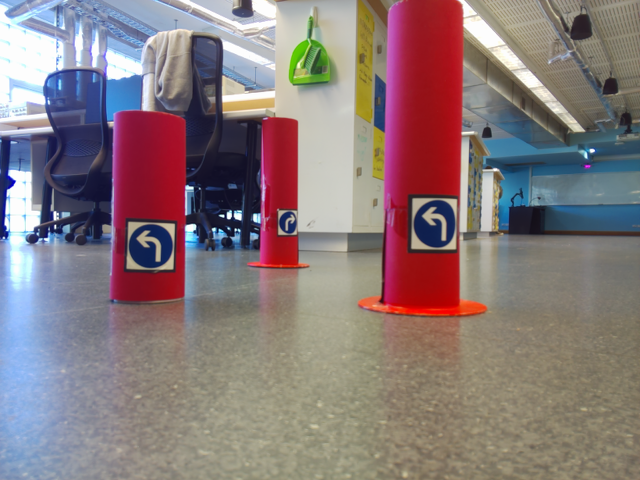
#> input picture ass2/traffic_cone_images/tc1.png, 640 x 480 px, given as the content of the folder ../traffic_cone_images/tc1.png, which was not available
$ python -i detect_cone.py   (imports and definitions only)
#> lines starting #> are read from the running program, lines starting #| are printed output that depends on the picture; after the words box and inside, x2 and y2 are one past the last pixel; in counts of white or black regions, pixels touching at a corner belong together; pictures that were not available may be replaced by others from this repository, and a replacement may not be noted
# detect_cylinder.py
# It detects traffic cones in the image by the following process:
# 1) Uses HSV mask to find all the red objects - Note: It is possible that the HSV mask finds red objects that are not cones.
# Therefore, to improve the robustness, the process does not rely mainly on HSV colour masking.
# 2) Obtains the contour around the detected red objects and draws a bounding box rectangle
# 3) Checks whether the the bounding box height > width. If false, reject this contour.
# 4) Estimates a line along the left and right sides of the contour. Check if this line is near-vertical. If false, reject this contour
#--------------------------------------

# Imports
from __future__ import annotations
from pathlib import Path
import cv2
import matplotlib.pyplot as plt
import numpy as np

# Output paths
GRID_OUTPUT_PATH = Path("visualise_results.png")


def detect_cone(dataset_path: str | Path):
    # Load in the image dataset
#> called with dataset_path = '../traffic_cone_images/tc1.png'
    dataset_path = Path(dataset_path)
    # Checking if the dataset path was given correctly, otherwise raise error
    if not dataset_path.exists():
        raise FileNotFoundError(f"Dataset path does not exist: {dataset_path}")

    # Create an array that stores the images
    img_dataset = []
    image_filenames = []
    for file_path in sorted(dataset_path.rglob("*")):
        if file_path.is_file() and file_path.suffix.lower() == ".png":
            image_bgr = cv2.imread(str(file_path))
#> image_bgr is the input picture: shape (480, 640, 3); mean B, G, R 122.8, 121.2, 136.4
            img_dataset.append(image_bgr)
            image_filenames.append(file_path.name)

    #----------------------- MAIN IMAGE PROCESSING LOGIC FOR CYLINDER DETECTION ---------------------------------------------#

    # For every image in the image dataset, 1) convert from BGR to HSV, and 2) apply the HSV segmentation mask,
    # 3) draw a bounding box around the pixels that are TRUE from the mask

    # At every step of the method, we will save the output to processed_dataset so we can visualise later.
    processed_dataset = []
    cone_detections_by_image = {}
    for image_filename, image_bgr in zip(image_filenames, img_dataset):
        image_hsv = cv2.cvtColor(image_bgr, cv2.COLOR_BGR2HSV)   # we want to view images in HSV format

        # Create the binary mask for red pixels by only checking pixels that fall in the HSV ranges as selected (see below)
        red_mask = create_red_cylinder_mask(image_hsv)

        # Find the contour around the red pixels
        contours, _ = cv2.findContours(red_mask, cv2.RETR_EXTERNAL, cv2.CHAIN_APPROX_SIMPLE)

        # Since it possible that we may have found red objects that are not the traffic cylinders,
        # we further check two conditions on this contour: 1) its bounding box height > width,
        # 2) compact within its bounding box, 3)
        cylinder_contours = [] # will only have contours that pass all the conditions
        for contour in contours:
            box = cv2.boundingRect(contour) # compute the reactangle bounding box
        # the contour should pass these conditions to classify as the traffic cylinder
            if contour_looks_tall_and_compact(contour, box) and contour_has_vertical_side_structure(contour, box):
                cylinder_contours.append(contour)

        #--------------------- THIS IS USED FOR DISTANCE POSITION -----------------------------------------------#
        cone_detections = build_cone_detections(cylinder_contours)
        #--------------------------------------------------------------------------------------------------------#
        processed_dataset.append(
            {
                "image_filename": image_filename,
                "image_bgr": image_bgr,
                "image_hsv": image_hsv,
                "red_mask": red_mask,
                "contours": contours,
                "cone_detections": cone_detections,
            }
        )
        cone_detections_by_image[image_filename] = cone_detections
#> this loop made 1 pass
#> (image_filename, lower_red_1 in create_red_cylinder_mask, upper_red_1 in create_red_cylinder_mask, lower_red_2 in create_red_cylinder_mask, upper_red_2 in create_red_cylinder_mask) on pass 1: ('tc1.png', [0, 160, 60], [15, 255, 255], [155, 160, 60], [179, 255, 255])
#> pass 1, in create_red_cylinder_mask, `mask_1 = cv2.inRange(image_hsv, lower_red_1, upper_red_1)`:
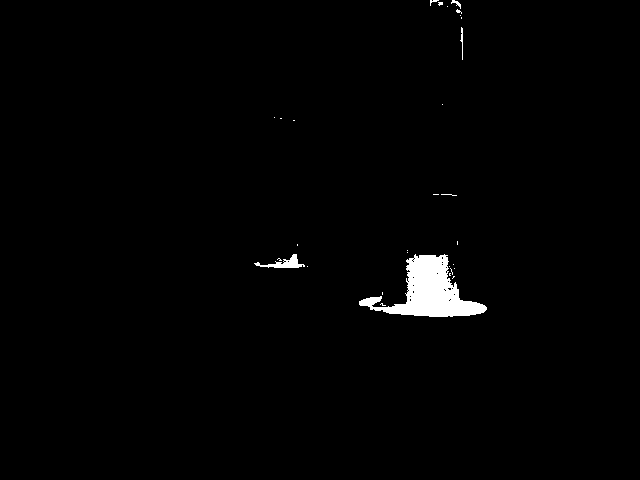
#> mask_1: shape (480, 640); 1.3% white; 30 white regions (25 under 20 px), largest, box (x1, y1, x2, y2) and area: (359, 254, 487, 317) 3545, (254, 254, 305, 268) 272, (460, 27, 463, 60) 47, (451, 0, 461, 9) 34, (430, 0, 439, 6) 20
#> pass 1, in create_red_cylinder_mask, `mask = cv2.bitwise_or(mask_1, mask_2)`:
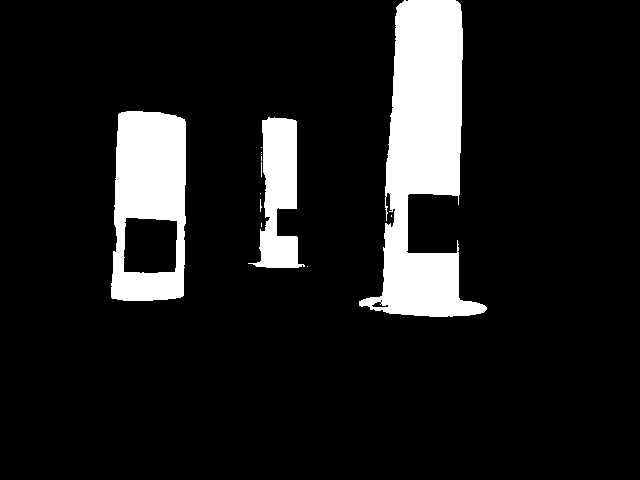
#> mask: shape (480, 640); 11.4% white; 13 white regions (10 under 20 px), largest, box (x1, y1, x2, y2) and area: (359, 0, 487, 317) 20084, (111, 111, 186, 301) 10385, (248, 117, 305, 268) 4596
#> after the loop:
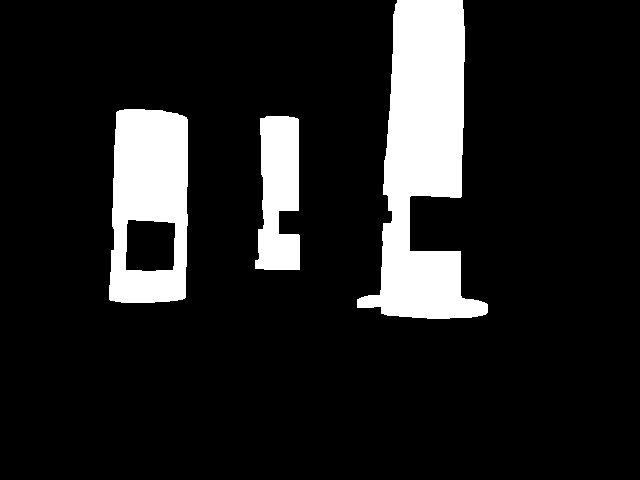
#> red_mask: shape (480, 640); 12.8% white; 3 white regions, box (x1, y1, x2, y2) and area: (357, 0, 488, 319) 21932, (109, 109, 188, 303) 11888, (255, 116, 300, 270) 5456
#> after the loop, cone_detections_by_image = 1 item; processed_dataset = 1 item

    # Save the outputs onto grid image so we can visualise easily
    visualise_results(processed_dataset, GRID_OUTPUT_PATH)
    print(f"Saved 6 x 6 extraction grid to: {GRID_OUTPUT_PATH}")
    return cone_detections_by_image


# Creates the binary mask for traffic cylinder pixels
# The mask only has the pixels that are inside the chosen red HSV ranges
# the red HSV ranges were chosen by VISUALLY INSPECTING the generated HSV plot from hsv_plot.py
def create_red_cylinder_mask(image_hsv: np.ndarray):
    # The colour red wraps around the HSV colour space, therefore we have a lower and upper range
    lower_red_1 = np.array([0, 160, 60], dtype=np.uint8)
    upper_red_1 = np.array([15, 255, 255], dtype=np.uint8)

    lower_red_2 = np.array([155, 160, 60], dtype=np.uint8)
    upper_red_2 = np.array([179, 255, 255], dtype=np.uint8)

    mask_1 = cv2.inRange(image_hsv, lower_red_1, upper_red_1)
    mask_2 = cv2.inRange(image_hsv, lower_red_2, upper_red_2)
    mask = cv2.bitwise_or(mask_1, mask_2)   # Combine the lower and higher ranges

    # Morphological steps to clean up the mask
    open_kernel = np.ones((5, 5), np.uint8)
    close_kernel = np.ones((9, 9), np.uint8)
    mask = cv2.morphologyEx(mask, cv2.MORPH_OPEN, open_kernel) # Removes small noisy blobs. it removes tiny false red detections
    mask = cv2.morphologyEx(mask, cv2.MORPH_CLOSE, close_kernel) # Fills small black gaps inside the cylinder
    mask = cv2.dilate(mask, np.ones((3, 3), np.uint8), iterations=1)
    mask = cv2.dilate(mask, np.ones((3, 3), np.uint8), iterations=1)
    return mask


# Check if bounding box height > width and the contour is compact within its bounding box
def contour_looks_tall_and_compact(contour: np.ndarray, box: tuple[int, int, int, int]):
    x, y, width, height = box
    if height <= width:
        return False

    bounding_box_area = width * height
    if bounding_box_area == 0:
        return False

    contour_area = cv2.contourArea(contour)
    compactness_ratio = contour_area / bounding_box_area

    return compactness_ratio >= 0.45

# Checks whether a contour looks like it has left and right vertical sides
def get_contour_side_fit_lines(
    contour: np.ndarray, box: tuple[int, int, int, int]
):
    x, y, width, height = box
    # Reject the contour if it does not pass height > width
    if height <= width:
        return (False, None, None)

    # Reshape the contour boundary into (x,y) points
    contour_points = contour.reshape(-1, 2).astype(np.float32)
    if len(contour_points) < 6:
        return (False, None, None)

    # Simplifies the contour so the line fit is less noisy
    epsilon = 0.01 * cv2.arcLength(contour, True)
    simplified_contour = cv2.approxPolyDP(contour, epsilon, True).reshape(-1, 2).astype(np.float32)
    if len(simplified_contour) >= 6:
        contour_points = simplified_contour

    # Split the contour points into left-side and right-side points based on whether a point is left or right of the contour's average x
    center_x = float(np.mean(contour_points[:, 0]))
    left_points = contour_points[contour_points[:, 0] <= center_x]
    right_points = contour_points[contour_points[:, 0] >= center_x]

    if len(left_points) < 2 or len(right_points) < 2:
        return (False, None, None)

    # Fit a line to the left points and to the right points using cv2.fitLine
    def fit_vertical_side(points: np.ndarray):
        x_values = points[:, 0]
        y_values = points[:, 1]
        # Find the distance between the topmost point to the bottommost point of that side in the vertical (y) direction
        vertical_span = float(np.max(y_values) - np.min(y_values))
        # If this vertical span only exists for a tiny section of the contour, then it is not reliable cylinder side
        if vertical_span < 0.3 * height:
            return (False, False, 0.0, 0.0, None) # Exit


        # Fit the line along the points of the side
        line = cv2.fitLine(points.reshape(-1, 1, 2), cv2.DIST_L2, 0, 0.01, 0.01)
        vx = float(line[0, 0])
        vy = float(line[1, 0])
        line_x = float(line[2, 0])
        line_y = float(line[3, 0])

        # If vy is zero then the line is horizontal and not a vertical-side
        if abs(vy) < 1e-6:
            return (False, False, 0.0, 0.0, None)

        slope = vx / vy
        predicted_x = line_x + slope * (y_values - line_y) # This is the line that was estimated by cv2.fitLine

        # We want to measure how far the real contour points are from that fitted line, in the horizontal direction.
        mean_x_error = float(np.mean(np.abs(x_values - predicted_x)))

        # Decide if it's a strong fit or not based on the mean error
        strong_fit = mean_x_error <= max(5.5, 0.18 * width)
        weak_fit = mean_x_error <= max(8.0, 0.28 * width)
        if not weak_fit:
            return (False, False, 0.0, 0.0, None)

        top_y = float(np.min(y_values))
        bottom_y = float(np.max(y_values))
        top_x = float(line_x + slope * (top_y - line_y))
        bottom_x = float(line_x + slope * (bottom_y - line_y))
        line_points = (
            (int(round(top_x)), int(round(top_y))),
            (int(round(bottom_x)), int(round(bottom_y))),
        )

        return (True, strong_fit, slope, vertical_span, line_points)

    # Run the function on the left and right sides of the contour
    left_ok, left_strong, left_slope, left_span, left_line = fit_vertical_side(left_points)
    right_ok, right_strong, right_slope, right_span, right_line = fit_vertical_side(right_points)

    if not left_ok and not right_ok:
        return (False, left_line, right_line)

    if left_ok and right_ok:
        slopes_are_parallel = abs(left_slope - right_slope) <= 0.45
        at_least_one_strong = left_strong or right_strong
        return (slopes_are_parallel and at_least_one_strong, left_line, right_line)

    if left_ok and left_strong and left_span >= 0.55 * height:
        return (True, left_line, right_line)

    if right_ok and right_strong and right_span >= 0.55 * height:
        return (True, left_line, right_line)

    return (False, left_line, right_line)


# Calls the get_contour_side_fit_lines function and keeps only whether the contour passes the side-structure test
def contour_has_vertical_side_structure(contour: np.ndarray, box: tuple[int, int, int, int]):
    passes_structure, _, _ = get_contour_side_fit_lines(contour, box)
    return passes_structure


def find_center_point(contour: np.ndarray):
    moments = cv2.moments(contour)
    if moments["m00"] == 0:
        x, y, width, height = cv2.boundingRect(contour)
        return (x + width // 2, y + height // 2)

    center_x = int(moments["m10"] / moments["m00"])
    center_y = int(moments["m01"] / moments["m00"])
    return (center_x, center_y)


def build_cone_detections(cylinder_contours: list[np.ndarray]):
    cone_detections = []

    for contour in cylinder_contours:
        center_point = find_center_point(contour)
        cone_detections.append(
            {
                "contour": contour,
                "center_point": center_point,
            }
        )

    cone_detections.sort(key=lambda cone_detection: cone_detection["center_point"][0])

    for cone_id, cone_detection in enumerate(cone_detections, start=1):
        cone_detection["cone_id"] = cone_id

    return cone_detections


#---------------------- FOR VISUALISATION ----------------------------------------------_#


def draw_red_blob_bounding_boxes(image_bgr: np.ndarray, contours: list[np.ndarray]):
    boxed_image = image_bgr.copy()

    for contour in contours:
        cv2.drawContours(boxed_image, [contour], -1, (0, 255, 255), 2)
    return boxed_image


def draw_fitted_line_visualization(image_bgr: np.ndarray, contours: list[np.ndarray]):
    fitted_line_image = image_bgr.copy()

    for contour in contours:
        box = cv2.boundingRect(contour)
        _, left_line, right_line = get_contour_side_fit_lines(contour, box)

        cv2.drawContours(fitted_line_image, [contour], -1, (0, 255, 255), 2)

        if left_line is not None:
            cv2.line(fitted_line_image, left_line[0], left_line[1], (255, 255, 0), 3)
        if right_line is not None:
            cv2.line(fitted_line_image, right_line[0], right_line[1], (255, 255, 0), 3)

    return fitted_line_image


def draw_cylinder_bounding_boxes(
    image_bgr: np.ndarray,
    cone_detections: list[dict[str, object]],
):
    boxed_image = image_bgr.copy()

    for cone_detection in cone_detections:
        contour = cone_detection["contour"]
        x, y, width, height = cv2.boundingRect(contour)
        center_point = cone_detection["center_point"]
        cone_id = cone_detection["cone_id"]
        cv2.rectangle(boxed_image, (x, y), (x + width, y + height), (0, 255, 0), 2)
        cv2.circle(boxed_image, center_point, 6, (0, 255, 255), -1)
        cv2.putText(
            boxed_image,
            str(cone_id),
            (center_point[0] + 8, center_point[1] - 8),
            cv2.FONT_HERSHEY_SIMPLEX,
            0.7,
            (0, 255, 255),
            2,
            cv2.LINE_AA,
        )
    return boxed_image


def convert_bgr_to_rgb(image_bgr: np.ndarray):
    return cv2.cvtColor(image_bgr, cv2.COLOR_BGR2RGB)

# Outputs are neatly placed in a grid to show the original image and the processed image outputs
def visualise_results(processed_dataset: list[dict[str, np.ndarray]], output_path: Path):
    num_image_sets = len(processed_dataset)
#> num_image_sets = 1
    num_columns = 4
    figure, axes = plt.subplots(num_image_sets, num_columns, figsize=(16, 3.5 * num_image_sets))
    axes = np.atleast_2d(axes)
    axes_flat = axes.flatten()

    for axis in axes_flat:
        axis.axis("off")
#> this loop made 4 passes

    for index, result in enumerate(processed_dataset, start=1):
        # Apply AND operation on the original image (image_bgr) and the red pixels (red_mask) to segment out only red objects
        cylinder_segmented = cv2.bitwise_and(result["image_bgr"], result["image_bgr"], mask=result["red_mask"])
        raw_boxed_image = draw_red_blob_bounding_boxes(result["image_bgr"], result["contours"])
        fitted_line_visualization = draw_fitted_line_visualization(result["image_bgr"], result["contours"])
        boxed_image = draw_cylinder_bounding_boxes(
            result["image_bgr"],
            result["cone_detections"],
        )

        panels = [
            ("HSV Thresholding for Red Objects", convert_bgr_to_rgb(cylinder_segmented)),
            ("Contouring Detected Red Objects", convert_bgr_to_rgb(raw_boxed_image)),
            ("Estimated Left and Right Edges from Contour", convert_bgr_to_rgb(fitted_line_visualization)),
            ("Detected Cones", convert_bgr_to_rgb(boxed_image)),
        ]

        row_axes = axes[index - 1]
        row_axes[0].text(
            0.5,
            1.18,
            f"Image {index}",
            transform=row_axes[0].transAxes,
            ha="center",
            va="center",
            fontsize=16,
            fontweight="bold",
        )

        for panel_offset, (title, panel_image) in enumerate(panels):
            axis = row_axes[panel_offset]
            axis.imshow(panel_image)
            axis.set_title(title, fontsize=8)
            axis.axis("off")
#> this loop made 1 pass
#> index on pass 1: 1
#> pass 1, in visualise_results, `cylinder_segmented = cv2.bitwise_and(result["image_bgr"], result["imag..`:
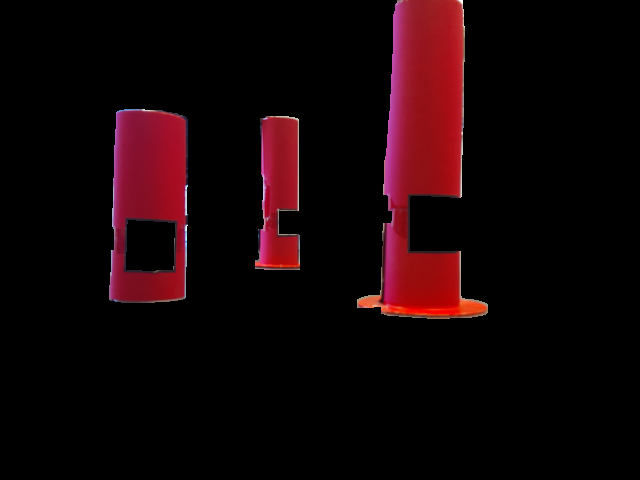
#> cylinder_segmented: shape (480, 640, 3); mean of channels 0, 1, 2 6.3, 3.9, 19.9; drawn as B, G, R
#> pass 1, in visualise_results, `raw_boxed_image = draw_red_blob_bounding_boxes(result["image_bgr"], re..`:
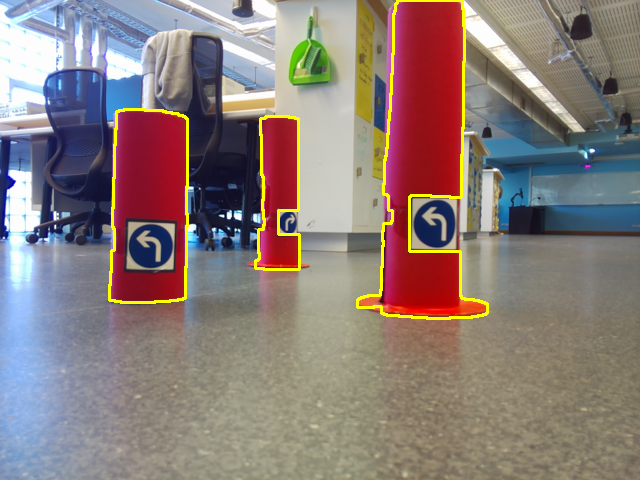
#> raw_boxed_image: shape (480, 640, 3); mean B, G, R 120.5, 124.1, 138.5
#> pass 1, in visualise_results, `boxed_image = draw_cylinder_bounding_boxes( result["image_bgr"], resul..`:
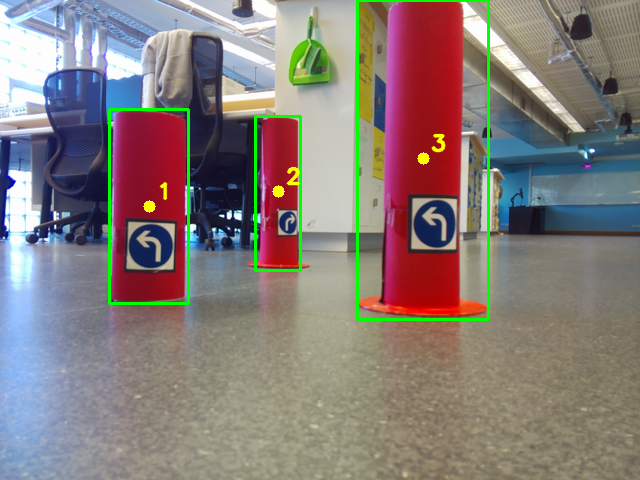
#> boxed_image: shape (480, 640, 3); mean B, G, R 120.6, 124, 134.4

    plt.tight_layout()
    figure.savefig(output_path, dpi=200, bbox_inches="tight")
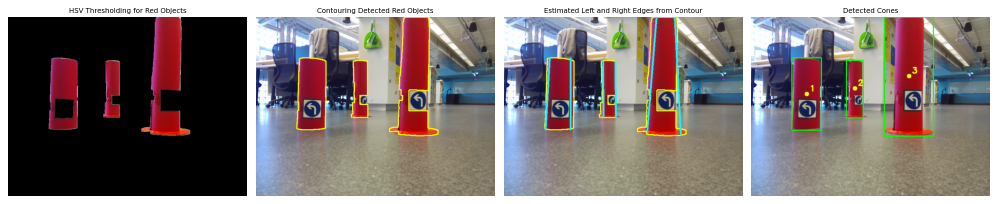
#> figure drawn by matplotlib, 4 panels
    plt.close(figure)

>>> result = detect_cone('../traffic_cone_images/tc1.png')
#> result = 1 item

$ run again, on ass2/traffic_cone_images/tc10.png
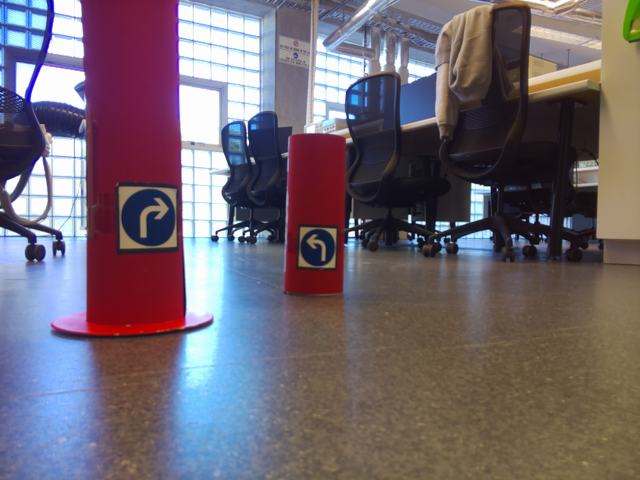
#> input picture ass2/traffic_cone_images/tc10.png, 640 x 480 px, given as the content of the folder ../traffic_cone_images/tc10.png, which was not available
#> in detect_cone, image_bgr is the input picture: shape (480, 640, 3); mean B, G, R 112.8, 103.1, 113.1
#> the loop in detect_cone, `for image_filename, image_bgr in zip(image_filenames, img_dataset):` made 1 pass
#> (image_filename, lower_red_1 in create_red_cylinder_mask, upper_red_1 in create_red_cylinder_mask, lower_red_2 in create_red_cylinder_mask, upper_red_2 in create_red_cylinder_mask) on pass 1: ('tc10.png', [0, 160, 60], [15, 255, 255], [155, 160, 60], [179, 255, 255])
#> after the loop in detect_cone, `for image_filename, image_bgr in zip(image_filenames, img_dataset):`:
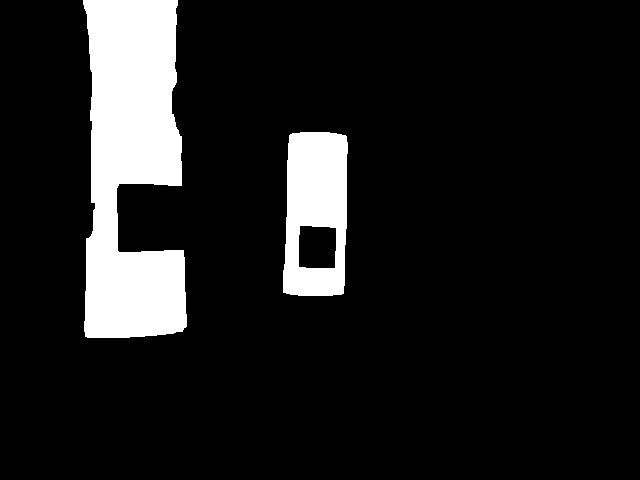
#> red_mask: shape (480, 640); 11.3% white; 2 white regions, box (x1, y1, x2, y2) and area: (83, 0, 187, 338) 26427, (283, 132, 348, 296) 8297
#> after the loop in detect_cone, `for image_filename, image_bgr in zip(image_filenames, img_dataset):`: cone_detections_by_image = 1 item
#> num_image_sets = 1
#> the loop in visualise_results, `for axis in axes_flat:` made 4 passes
#> the loop in visualise_results, `for index, result in enumerate(processed_dataset, start=1):` made 1 pass
#> index on pass 1: 1
#> in visualise_results, `figure.savefig(output_path, dpi=200, bbox_inches="tight")`:
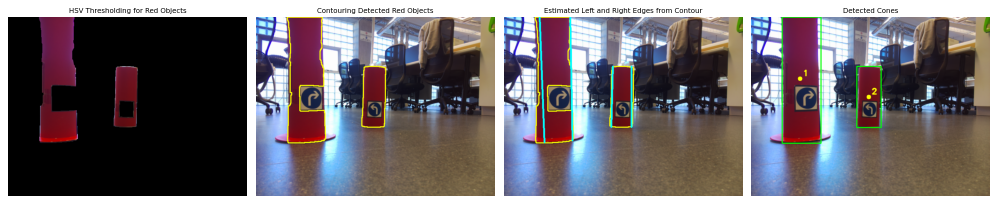
#> figure drawn by matplotlib, 4 panels
#> result = 1 item
